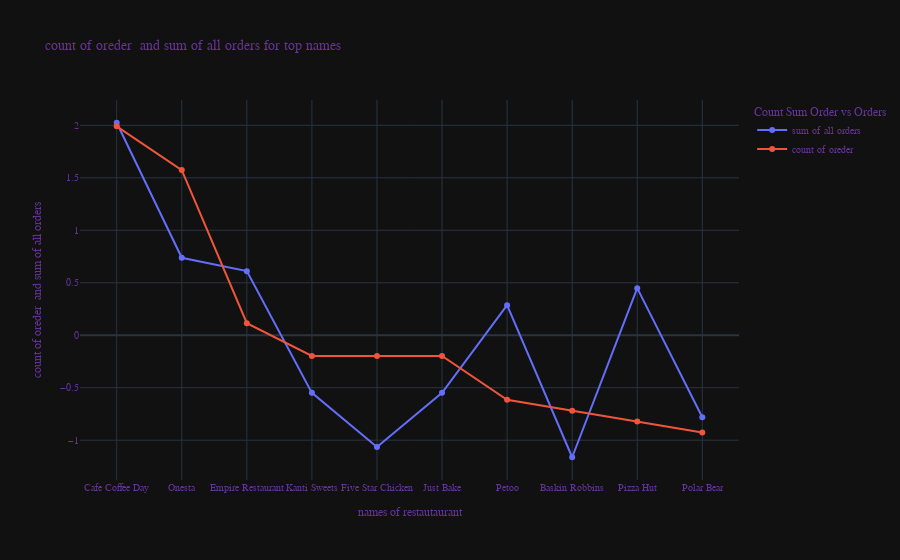

The code cell stored with this chart in its notebook:
### Code cell
#TODO multil plot in plotlt
fig = go.Figure()

fig.add_trace(go.Line(
    x=most_expen["name"],
    y=most_expen_rescling["sum of all orders"],
    name="sum of all orders"       # this sets its legend entry
))


fig.add_trace(go.Line(
     x=most_expen["name"],
    y=most_expen_rescling["count of Order"],
    name="count of oreder"
))

fig.update_layout(
    title="count of oreder  and sum of all orders for top names",
    xaxis_title="names of restautaurant",
    yaxis_title="count of oreder  and sum of all orders ",
    legend_title=("Count Sum Order vs Orders"),
    font=dict(
        family="Courier New, monospace",
        size=10,
        color="RebeccaPurple"
    )
)

fig.show()

### Figure 1 — Plotly figure (JSON) as saved in the notebook; plotly's stock layout.template omitted (floating-point values rounded to 4 significant figures)
{"data": [{"name": "sum of all orders", "x": ["Cafe Coffee Day", "Onesta", "Empire Restaurant", "Kanti Sweets", "Five Star Chicken", "Just Bake", "Petoo", "Baskin Robbins", "Pizza Hut", "Polar Bear"], "y": [2.025, 0.7378, 0.6107, -0.5491, -1.065, -0.5491, 0.2863, -1.163, 0.4485, -0.7816], "type": "scatter"}, {"name": "count of oreder", "x": ["Cafe Coffee Day", "Onesta", "Empire Restaurant", "Kanti Sweets", "Five Star Chicken", "Just Bake", "Petoo", "Baskin Robbins", "Pizza Hut", "Polar Bear"], "y": [1.99, 1.573, 0.1146, -0.198, -0.198, -0.198, -0.6148, -0.719, -0.8232, -0.9274], "type": "scatter"}], "layout": {"font": {"family": "Courier New, monospace", "size": 10, "color": "RebeccaPurple"}, "title": {"text": "count of oreder  and sum of all orders for top names"}, "xaxis": {"title": {"text": "names of restautaurant"}}, "yaxis": {"title": {"text": "count of oreder  and sum of all orders "}}, "legend": {"title": {"text": "Count Sum Order vs Orders"}}}}
